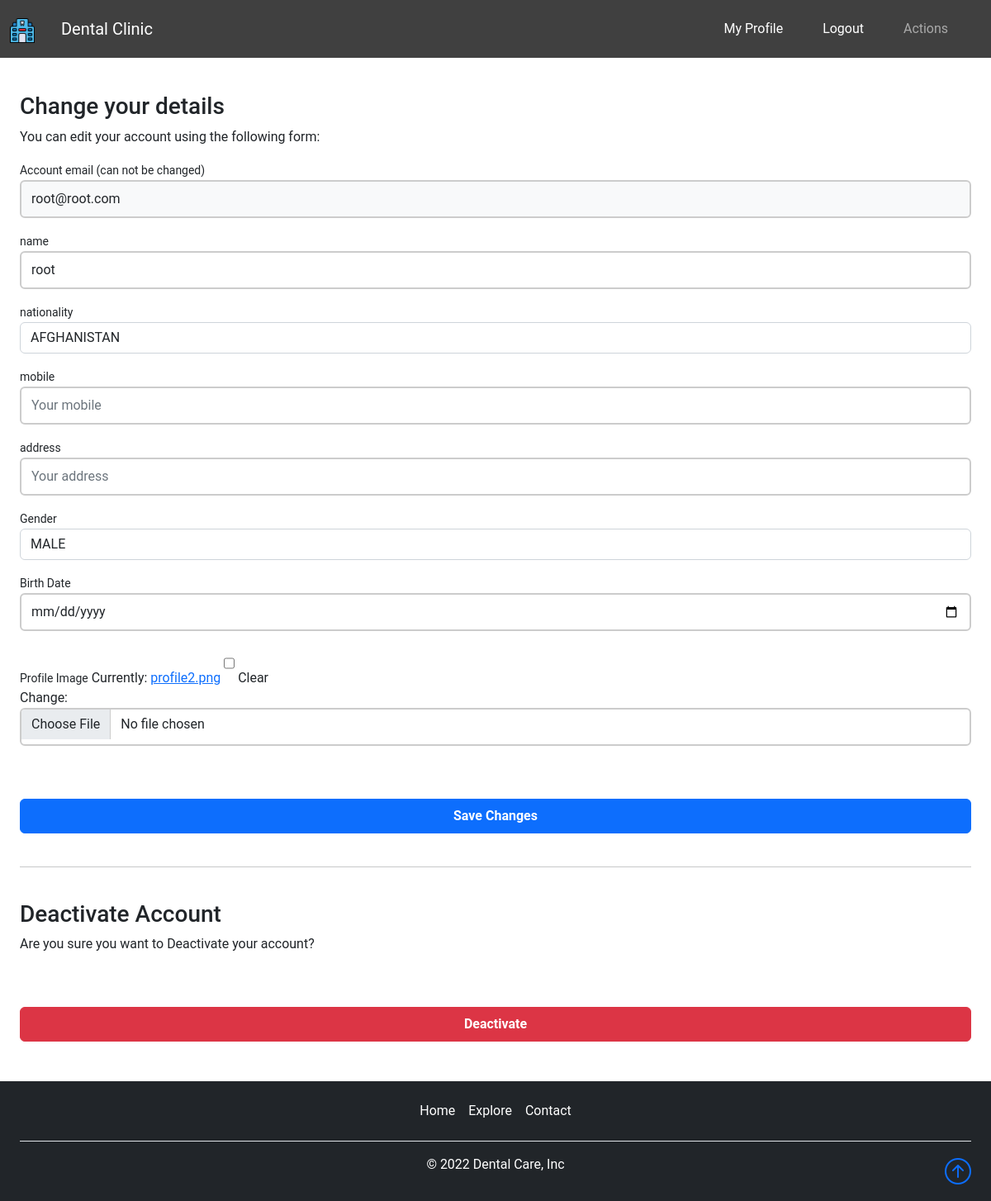
/accounts/profile/edit/ (signed in), run on an earlier commit of the app's database.
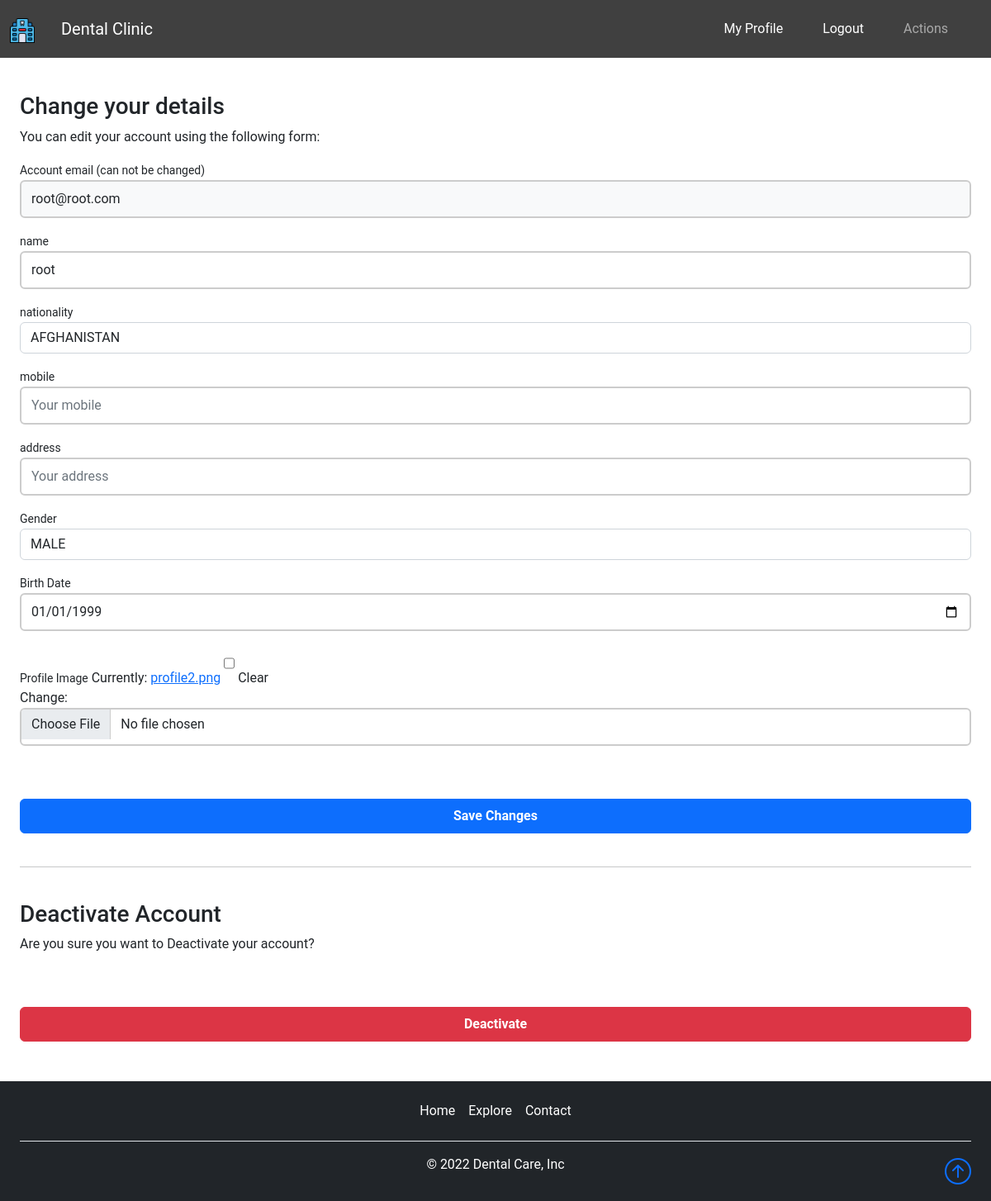
And on a later commit of the database.
### accounts/models.py (models this page shows, shortened)
class Profile(AbstractBaseUser, PermissionsMixin):
    email = models.EmailField(_('email address'), unique=True)
    name = models.CharField(max_length=150)
    mobile = models.CharField(max_length=20)
    is_active = models.BooleanField(default=False)
    is_staff = models.BooleanField(default=False)
    is_superuser= models.BooleanField(default=False)
    created_at = models.DateTimeField(auto_now_add=True)
    updated_at = models.DateTimeField(auto_now=True)
    nationality=models.CharField(max_length=50,choices=countries_choices)
    address=models.CharField(max_length=50)
    gender=models.CharField(max_length=50,choices=gender_choice)
    birthdate=models.DateField(_("Birth Date"),blank=False,null=True)
    user_type = models.CharField(default=user_type_data[2], choices=user_type_data,max_length=256)
    profile_img=models.ImageField(upload_to="profile_image_upload",default="profile2.png")
    objects = CustomAccountManager()
    USERNAME_FIELD = 'email'
    REQUIRED_FIELDS = ['name','birthdate']
    class Meta:
        verbose_name = "Accounts"
        verbose_name_plural = "Accounts"

### accounts/views.py (the view)
# urls.py: path("profile/edit/", views.edit_details, name="edit_details"),
@login_required
def edit_details(request):
    if request.method == "POST":
        user_form = UserEditForm(request.POST,request.FILES,instance=request.user)
        if user_form.is_valid():
            user_form.save()
    else:
        user_form = UserEditForm(instance=request.user)
    return render(request, "account/dashboard/edit_details.html", {"user_form": user_form})

### accounts/templates/account/dashboard/edit_details.html (shortened to what this page needs)
{% extends "../sub_base.html" %}
{% block sub_content %}
<div class="col-12 mx-auto">
<form class="account-form" method="post" enctype="multipart/form-data">
    {% if user_form.is_valid %}
    <div class="alert alert-primary" role="alert">
        Details successfully updated!
    </div>
    <p class="small text-center pt-0">
        <a href="{% url "accounts:show_details" %}">Back to Profile</a>
    </p>
    {%else%}
    <h3>Change your details</h3>
    <p>You can edit your account using the following form:</p>
    {% endif %}
    <label class="small font-weight-bold">{{ user_form.email.label}}</label>
    {{ user_form.email }}
    <label class="small font-weight-bold">{{ user_form.name.label}}</label>
    {{ user_form.name }}
    <label class="small font-weight-bold">{{ user_form.nationality.label}}</label>
    {{ user_form.nationality }}
    <label class="small font-weight-bold">{{ user_form.mobile.label}}</label>
    {{ user_form.mobile }}
    <label class="small font-weight-bold">{{ user_form.address.label}}</label>
    {{ user_form.address }}
    <label class="small font-weight-bold">{{ user_form.gender.label}}</label>
    {{ user_form.gender }}
    <label class="small font-weight-bold">{{ user_form.birthdate.label}}</label>
    {{ user_form.birthdate }}
    <label class="small font-weight-bold">{{ user_form.profile_img.label}}</label>
    {{ user_form.profile_img }}
    <button class="btn btn-primary btn-block py-2 mb-4 mt-5 fw-bold w-100" type="submit" value="Save changes">Save
        Changes</button>
    <hr class="mb-3">
</form>
<form class="account-form" action="{% url "accounts:deactivate_user" %}" method="post">
    <p class=" h3 pt-4 font-weight-bold">Deactivate  Account</p>
    <p>Are you sure you want to Deactivate your account?</p>
    <button type="submit" role="button" class="btn btn-danger btn-block py-2 mb-4 mt-5 fw-bold w-100">Deactivate</button>
</form>
</div>
{% endblock %}

What changed in the data, as far as the page shows it:
changed Profile "root@root.com": birthdate (not shown) → "01/01/1999"
